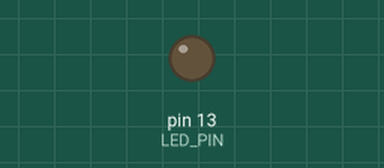
A sketch run on a simulated Arduino Uno, built with avr-gcc and run on an emulated ATmega328P. On the bench: output pins drawn as LEDs (lit = HIGH). Sleep ends after the set time or at an interrupt; what the sketch prints to the serial monitor is not drawn.

Above: at 4.3 s.
At 8.44 s:
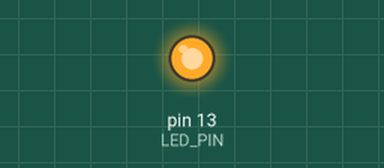
Timing chart, 0 to 10.9 s (numbered marks = the images above):
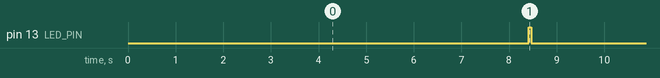

The sketch:

Power_Management.ino
```cpp
/*
 * Power_Management
 * -----------------
 * 앞의 두 개념, Watchdog Timer(안정성)와 Sleep Mode(절전)를 결합해서
 * "실전 저전력 설계"의 기본 패턴을 보여준다.
 *
 * 개념:
 *   - 10_Watchdog_Basic에서는 WDT를 "리셋"용으로 썼다 (wdt_reset()을 못하면 재부팅).
 *   - 여기서는 WDT를 정반대 목적, 즉 "잠든 MCU를 주기적으로 깨우는 알람 타이머"로
 *     사용한다. WDIE(인터럽트 모드)를 켜면, 타임아웃 시 리셋 대신 인터럽트만
 *     발생시키고 MCU는 그 다음 줄부터 계속 실행된다.
 *   - 즉, "Power-down Sleep으로 대부분의 시간을 절전 상태로 보내다가,
 *     WDT 인터럽트로 깨어나서 짧게 일할 일을 하고 다시 잠든다"는
 *     배터리 구동 센서 노드의 기본 동작 패턴이다.
 *
 * 동작:
 *   - 약 8초(WDTO_8S)마다 깨어나서 LED를 한 번 깜빡이고 "깨어남" 메시지를
 *     출력한 뒤, 다시 Power-down Sleep으로 들어간다.
 *   - 평균 소비 전류는 "8초 중 아주 짧은 순간만 켜져있는" 수준으로 줄어든다.
 *
 * 선행 학습: 10_Watchdog_Basic, 20_Sleep_delay, 30_SleepTest1
 * 참고: 20_Sleep_delay는 WDT를 보정된 "딜레이 시계"로 쓰지만, 이 예제는
 *       WDT를 순수한 "깨우기 알람"으로만 쓰는 더 단순한 버전이다.
 */

#include <avr/sleep.h>
#include <avr/wdt.h>
#include <avr/power.h>

#define LED_PIN 13

volatile bool wdtWokeUp = false;

// WDT 인터럽트 모드 설정: 리셋하지 않고 인터럽트만 발생시킨다.
void setupWatchdogInterrupt() {
  cli();
  wdt_reset();
  MCUSR &= ~(1 << WDRF);
  WDTCSR |= (1 << WDCE) | (1 << WDE);      // 설정 변경을 위한 타이밍 시퀀스 시작
  WDTCSR = (1 << WDIE) | (1 << WDP3) | (1 << WDP0); // 인터럽트 모드, 약 8초
  sei();
}

// WDT 타임아웃 -> 리셋 대신 이 인터럽트만 발생하고 MCU가 깨어난다.
ISR(WDT_vect) {
  wdtWokeUp = true;
}

void goToSleep() {
  set_sleep_mode(SLEEP_MODE_PWR_DOWN);

  ADCSRA &= ~(1 << ADEN);   // ADC 끄기 (절전)
  power_all_disable();     // 사용하지 않는 주변장치 클럭 끄기 (절전)

  sleep_enable();
  sleep_bod_disable();      // BOD(전압 감시) 잠깐 끄기 - 소비전류 추가 절감
  sleep_cpu();               // 여기서 실제로 잠든다 (WDT 인터럽트가 깨울 때까지)
  sleep_disable();

  power_all_enable();
  ADCSRA |= (1 << ADEN);
}

void setup() {
  pinMode(LED_PIN, OUTPUT);
  Serial.begin(9600);
  delay(200);
  Serial.println(F("=== Power_Management 시작 ==="));
  Serial.println(F("8초마다 깨어나서 LED를 한 번 깜빡입니다."));

  setupWatchdogInterrupt();
}

void loop() {
  goToSleep();

  // 여기부터는 WDT 인터럽트로 깨어난 뒤 실행되는 코드
  if (wdtWokeUp) {
    wdtWokeUp = false;
    Serial.println(F("깨어남! (WDT 인터럽트)"));
    digitalWrite(LED_PIN, HIGH);
    delay(50);
    digitalWrite(LED_PIN, LOW);
  }
  // 다시 loop()로 돌아가 goToSleep()이 호출되며 곧바로 다시 잠든다.
}
```

Measured:
- by itself, pin 13 (LED_PIN): alternates HIGH for 0.05 s and LOW for 8.1 s
